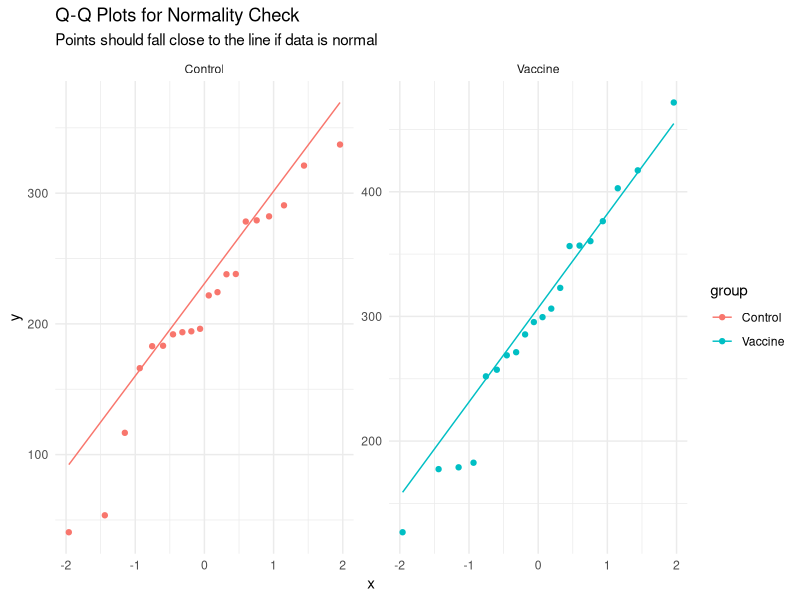
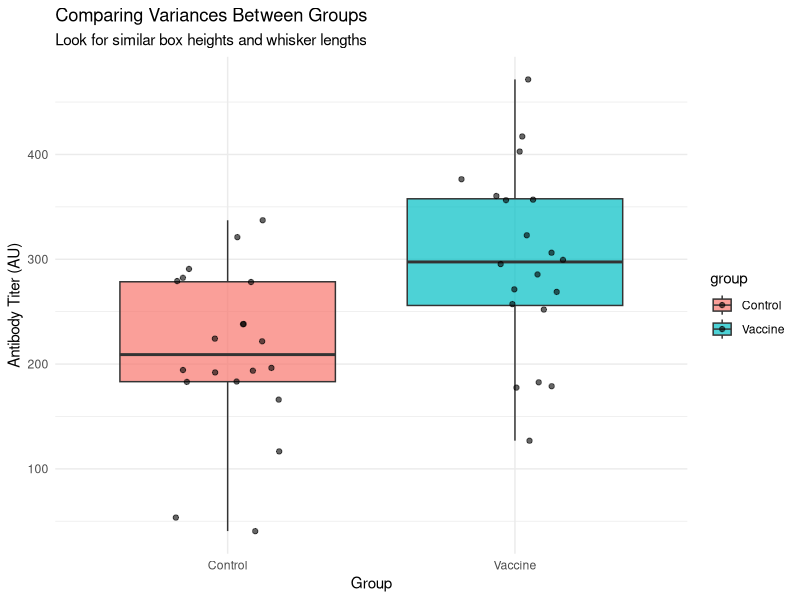
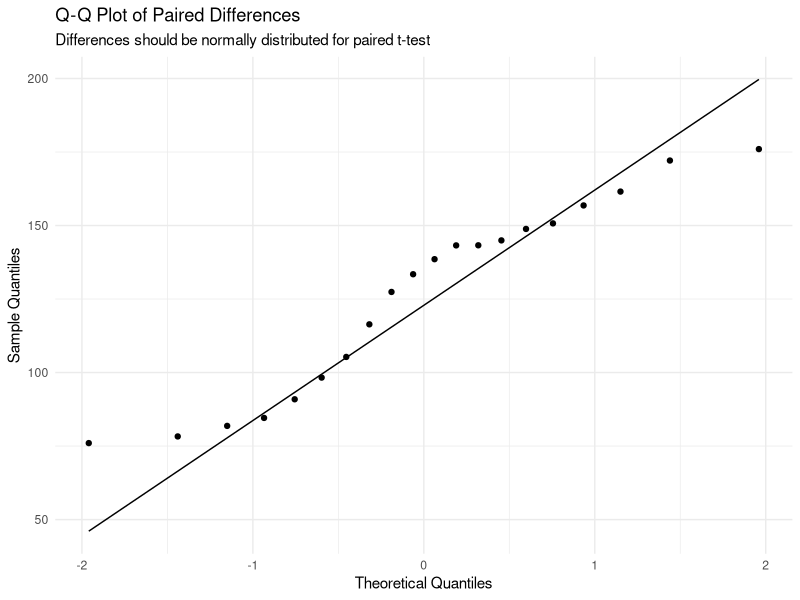
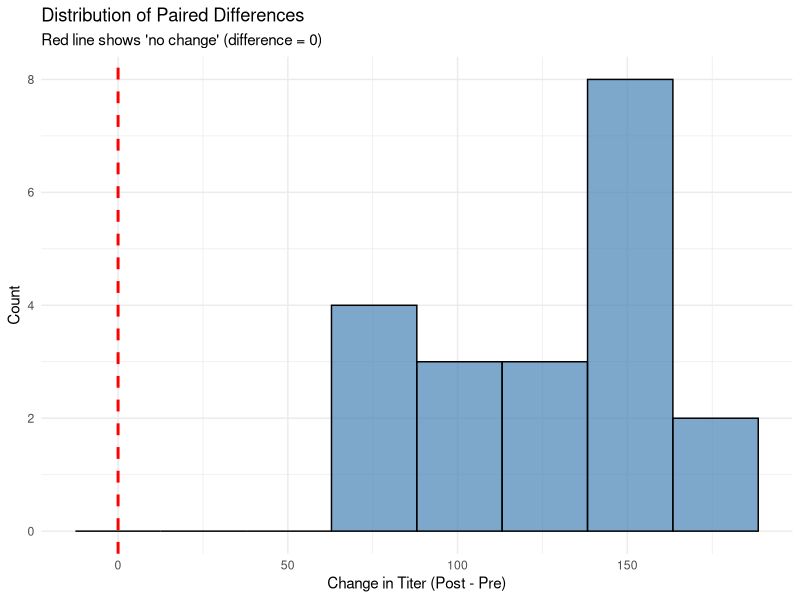
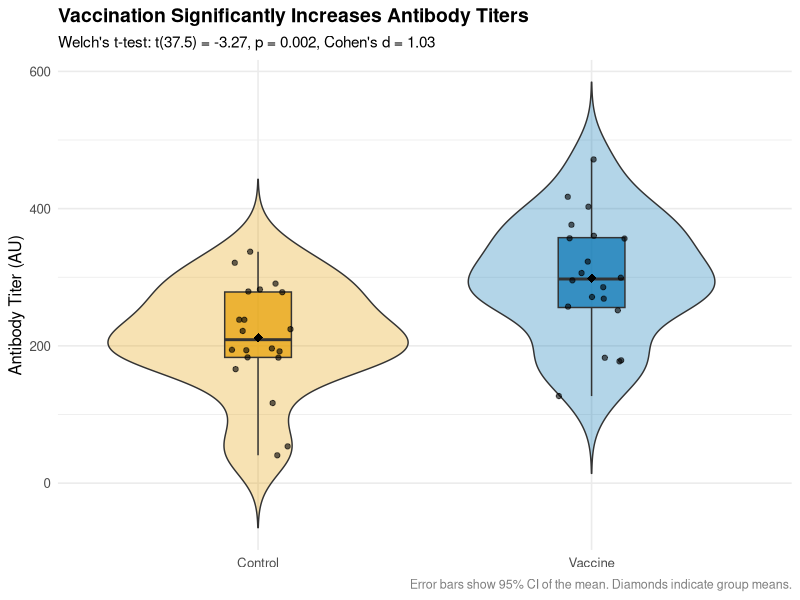
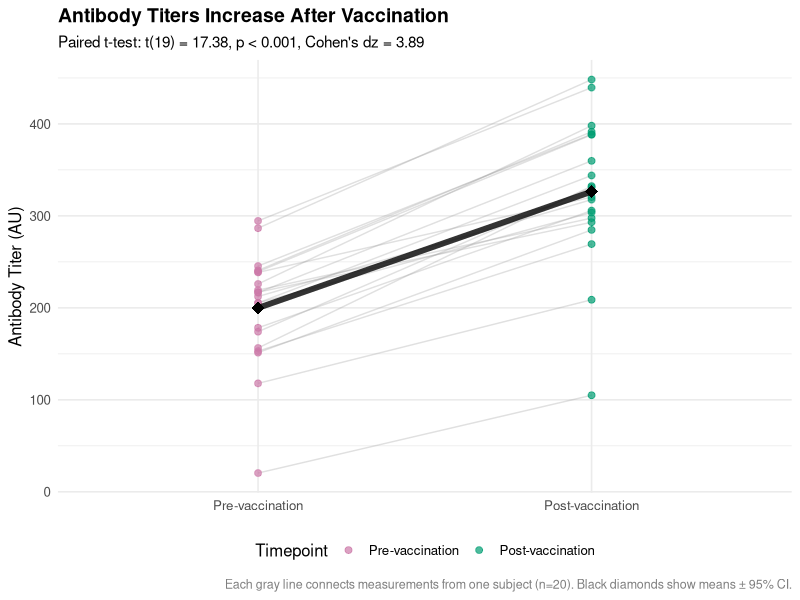

R code for these plots, in order:
## ---- chunk 1
# Load required packages for data manipulation, visualization, and statistical testing
library(tidyverse)  # For data manipulation (dplyr) and visualization (ggplot2)
library(car)        # For Levene's test (variance equality)

# Set seed to ensure reproducible random number generation
# This means anyone running this code will get the exact same results
set.seed(42)

# Generate example immunology data for demonstration
# Unpaired data: Control vs Vaccine groups (different subjects)
n_control <- 20                                                                # Number of control subjects
n_vax <- 20                                                                    # Number of vaccinated subjects
control_titer <- rnorm(n_control, mean = 200, sd = 60)                        # Control group antibody titers
vax_titer <- rnorm(n_vax, mean = 320, sd = 80)                                # Vaccine group: higher mean, more variable

# Combine into a tidy data frame for analysis
dat_unpaired <- tibble(
  group = rep(c("Control","Vaccine"), c(n_control, n_vax)),                   # Group labels
  titer = c(control_titer, vax_titer)                                          # All titer measurements
)

# Paired data: Pre vs Post vaccination (same subjects measured twice)
n <- 20                                                                        # Number of subjects
pre <- rnorm(n, mean = 200, sd = 60)                                          # Baseline titers before vaccination
true_boost <- rnorm(n, mean = 120, sd = 40)                                   # Individual vaccine response varies
post <- pre + true_boost                                                      # Post-vaccination = baseline + boost

# Create paired data frame
dat_paired <- tibble(
  id = seq_len(n),                                                            # Subject identifier
  pre = pre,                                                                   # Pre-vaccination titers
  post = post,                                                                 # Post-vaccination titers
  diff = post - pre                                                            # Change for each subject
)
## ---- chunk 2
# Create Q-Q plots to check normality assumption for each group
ggplot(dat_unpaired, aes(sample = titer, color = group)) +                     # Map titer to sample quantiles, color by group
  stat_qq() +                                                                  # Add Q-Q points
  stat_qq_line() +                                                             # Add reference line for perfect normality
  facet_wrap(~group, scales = "free") +                                        # Separate plot for each group
  labs(title = "Q-Q Plots for Normality Check",                               # Add informative title
       subtitle = "Points should fall close to the line if data is normal") + 
  theme_minimal()                                                              # Clean theme
## ---- chunk 3
# Visual comparison of variances using boxplots
ggplot(dat_unpaired, aes(x = group, y = titer, fill = group)) +               # Map group to x, titer to y
  geom_boxplot(alpha = 0.7) +                                                 # Create boxplots to compare spreads
  geom_jitter(width = 0.2, alpha = 0.6) +                                     # Add individual points
  labs(title = "Comparing Variances Between Groups",
       subtitle = "Look for similar box heights and whisker lengths",
       x = "Group", y = "Antibody Titer (AU)") +
  theme_minimal()

# Calculate and display group variances
dat_unpaired |>                                                               # Start with our data
  group_by(group) |>                                                          # Group by Control vs Vaccine
  summarise(                                                                  # Calculate variance statistics
    n = n(),                                                                  # Sample size
    variance = var(titer),                                                    # Variance
    sd = sd(titer),                                                           # Standard deviation
    .groups = "drop"                                                          # Remove grouping
  ) |>
  knitr::kable(digits = 1, caption = "Variance Comparison")                   # Create formatted table
## ---- chunk 4
# Levene's test for equality of variances
levene_result <- leveneTest(titer ~ group, data = dat_unpaired)              # Test variance equality
levene_result                                                                # Display results
## ---- chunk 5
# Welch's two-sample t-test (default, safer choice)
unpaired_test <- t.test(titer ~ group, data = dat_unpaired)                   # Perform Welch's t-test
unpaired_test                                                                 # Display full results
## ---- chunk 6
# Calculate Cohen's d manually for unpaired data
group_stats <- dat_unpaired |>                                               # Start with our data
  group_by(group) |>                                                          # Group by Control vs Vaccine
  summarise(                                                                  # Calculate group statistics
    n = n(),                                                                  # Sample size
    mean = mean(titer),                                                       # Group mean
    sd = sd(titer),                                                           # Group standard deviation
    .groups = "drop"                                                          # Remove grouping
  )

# Extract values for Cohen's d calculation
control_stats <- group_stats |> filter(group == "Control")                   # Control group statistics
vaccine_stats <- group_stats |> filter(group == "Vaccine")                   # Vaccine group statistics

# Calculate pooled standard deviation
pooled_sd <- sqrt(((control_stats$n - 1) * control_stats$sd^2 + 
                   (vaccine_stats$n - 1) * vaccine_stats$sd^2) / 
                  (control_stats$n + vaccine_stats$n - 2))                    # Pooled SD formula

# Calculate Cohen's d
cohens_d <- (vaccine_stats$mean - control_stats$mean) / pooled_sd            # Effect size calculation

cat("Cohen's d =", round(cohens_d, 2))                                       # Display result
cat("\nInterpretation:", 
    if(abs(cohens_d) < 0.2) "Negligible effect" else
    if(abs(cohens_d) < 0.5) "Small effect" else  
    if(abs(cohens_d) < 0.8) "Medium effect" else "Large effect")             # Interpret magnitude
## ---- chunk 7
# Check normality of the paired differences
ggplot(dat_paired, aes(sample = diff)) +                                     # Use differences for Q-Q plot
  stat_qq() +                                                                 # Add Q-Q points
  stat_qq_line() +                                                            # Add reference line
  labs(title = "Q-Q Plot of Paired Differences",
       subtitle = "Differences should be normally distributed for paired t-test",
       x = "Theoretical Quantiles", y = "Sample Quantiles") +
  theme_minimal()                                                             # Clean theme

# Also create a histogram of differences for additional visual check
ggplot(dat_paired, aes(x = diff)) +                                          # Plot distribution of differences
  geom_histogram(bins = 8, fill = "steelblue", alpha = 0.7, color = "black") + # Create histogram
  geom_vline(xintercept = 0, color = "red", linetype = "dashed", size = 1) + # Add reference line at zero
  labs(title = "Distribution of Paired Differences",
       subtitle = "Red line shows 'no change' (difference = 0)",
       x = "Change in Titer (Post - Pre)", y = "Count") +
  theme_minimal()                                                             # Clean theme
## ---- chunk 8
# Paired t-test comparing pre and post measurements
paired_test <- t.test(dat_paired$post, dat_paired$pre, paired = TRUE)        # Perform paired t-test
paired_test                                                                  # Display results

# Alternative syntax using the difference directly
# paired_test_alt <- t.test(dat_paired$diff, mu = 0)  # Test if mean difference = 0
## ---- chunk 9
# Calculate Cohen's dz for paired data
mean_diff <- mean(dat_paired$diff)                                           # Mean of differences
sd_diff <- sd(dat_paired$diff)                                               # SD of differences
cohens_dz <- mean_diff / sd_diff                                             # Cohen's dz formula

cat("Cohen's dz =", round(cohens_dz, 2))                                     # Display result
cat("\nInterpretation:", 
    if(abs(cohens_dz) < 0.2) "Negligible effect" else
    if(abs(cohens_dz) < 0.5) "Small effect" else  
    if(abs(cohens_dz) < 0.8) "Medium effect" else "Large effect")            # Interpret magnitude

# Additional summary of the changes
cat("\n\nSummary of Changes:")
cat("\n- Average change:", round(mean_diff, 1), "AU")
cat("\n- 95% CI for change:", round(paired_test$conf.int[1], 1), "to", round(paired_test$conf.int[2], 1), "AU")
subjects_improved <- sum(dat_paired$diff > 0)                                # Count subjects who improved
cat("\n- Subjects who improved:", subjects_improved, "out of", nrow(dat_paired), 
    paste0("(", round(100*subjects_improved/nrow(dat_paired), 1), "%)"))     # Percentage who improved
## ---- chunk 10
# Create a publication-ready plot for unpaired data
p_unpaired <- ggplot(dat_unpaired, aes(x = group, y = titer, fill = group)) + # Map aesthetics
  # Add violin plots to show distribution shape
  geom_violin(width = 0.9, alpha = 0.3, trim = FALSE) +                      # Show full distribution shape
  # Add boxplots to show quartiles
  geom_boxplot(width = 0.2, outlier.shape = NA, alpha = 0.7) +               # Show median and quartiles
  # Add individual data points
  geom_jitter(width = 0.1, alpha = 0.6, size = 1.5) +                        # Show all individual points
  # Add mean points with error bars (95% CI)
  stat_summary(fun.data = mean_cl_normal, geom = "errorbar",                  # Add 95% CI error bars
               width = 0.1, size = 1, color = "black") +
  stat_summary(fun = mean, geom = "point", size = 3, color = "black",         # Add mean points
               shape = 18) +                                                  # Diamond shape for means
  # Customize colors
  scale_fill_manual(values = c("Control" = "#E69F00", "Vaccine" = "#0072B2")) + # Colorblind-friendly colors
  # Add labels and formatting
  labs(
    title = "Vaccination Significantly Increases Antibody Titers",
    subtitle = paste0("Welch's t-test: t(", round(unpaired_test$parameter,1), ") = ", 
                     round(unpaired_test$statistic,2), ", p ", 
                     ifelse(unpaired_test$p.value < 0.001, "< 0.001", 
                            paste("=", round(unpaired_test$p.value, 3))),
                     ", Cohen's d = ", round(cohens_d, 2)),
    x = NULL,
    y = "Antibody Titer (AU)",
    caption = "Error bars show 95% CI of the mean. Diamonds indicate group means."
  ) +
  theme_minimal(base_size = 12) +                                             # Clean theme with readable text
  theme(
    legend.position = "none",                                                 # Remove redundant legend
    plot.title = element_text(size = 14, face = "bold"),                      # Larger title
    plot.subtitle = element_text(size = 11),                                  # Subtitle formatting
    plot.caption = element_text(size = 9, color = "gray50")                   # Small caption
  )

p_unpaired  # Display the plot
## ---- chunk 11
# Prepare data for paired visualization
dat_paired_long <- dat_paired |>                                             # Start with paired data
  pivot_longer(c(pre, post), names_to = "time", values_to = "titer") |>      # Convert to long format
  mutate(time = factor(time, levels = c("pre", "post"),                      # Ensure proper ordering
                       labels = c("Pre-vaccination", "Post-vaccination")))   # Add descriptive labels

# Create publication-ready paired plot
p_paired <- ggplot(dat_paired_long, aes(x = time, y = titer)) +              # Map time to x, titer to y
  # Add individual subject lines (spaghetti plot)
  geom_line(aes(group = id), alpha = 0.3, color = "gray60", size = 0.5) +    # Connect paired measurements
  # Add individual points
  geom_point(aes(color = time), size = 2, alpha = 0.7) +                     # Color points by timepoint
  # Add summary statistics
  stat_summary(fun = mean, geom = "point", size = 4, color = "black",        # Add mean points
               shape = 18) +                                                  # Diamond shape
  stat_summary(fun.data = mean_cl_normal, geom = "errorbar",                 # Add 95% CI error bars
               width = 0.1, size = 1.2, color = "black") +
  # Connect the means with a thick line
  stat_summary(fun = mean, geom = "line", group = 1,                         # Connect mean points
               size = 2, color = "black", alpha = 0.8) +
  # Customize colors
  scale_color_manual(values = c("Pre-vaccination" = "#CC79A7", 
                               "Post-vaccination" = "#009E73"),              # Colorblind-friendly
                    name = "Timepoint") +
  # Add labels and formatting
  labs(
    title = "Antibody Titers Increase After Vaccination",
    subtitle = paste0("Paired t-test: t(", paired_test$parameter, ") = ", 
                     round(paired_test$statistic,2), ", p ",
                     ifelse(paired_test$p.value < 0.001, "< 0.001", 
                            paste("=", round(paired_test$p.value, 3))),
                     ", Cohen's dz = ", round(cohens_dz, 2)),
    x = NULL,
    y = "Antibody Titer (AU)",
    caption = paste0("Each gray line connects measurements from one subject (n=", nrow(dat_paired), 
                    "). Black diamonds show means ± 95% CI.")
  ) +
  theme_minimal(base_size = 12) +                                             # Clean theme
  theme(
    plot.title = element_text(size = 14, face = "bold"),                      # Larger title
    plot.subtitle = element_text(size = 11),                                  # Subtitle formatting
    plot.caption = element_text(size = 9, color = "gray50"),                  # Small caption
    legend.position = "bottom"                                                # Legend at bottom
  )

p_paired  # Display the plot
## ---- chunk 12
# If normality is severely violated, use Wilcoxon tests

# For unpaired data: Mann-Whitney U test (Wilcoxon rank-sum)
wilcox_unpaired <- wilcox.test(titer ~ group, data = dat_unpaired)           # Non-parametric alternative
cat("Wilcoxon rank-sum test p-value:", round(wilcox_unpaired$p.value, 4))

# For paired data: Wilcoxon signed-rank test
wilcox_paired <- wilcox.test(dat_paired$post, dat_paired$pre, paired = TRUE) # Non-parametric alternative
cat("\nWilcoxon signed-rank test p-value:", round(wilcox_paired$p.value, 4))
